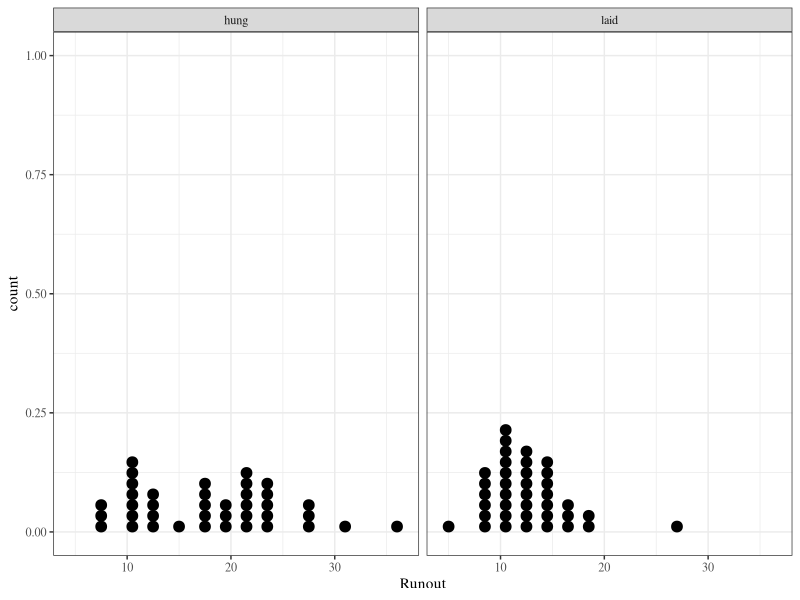
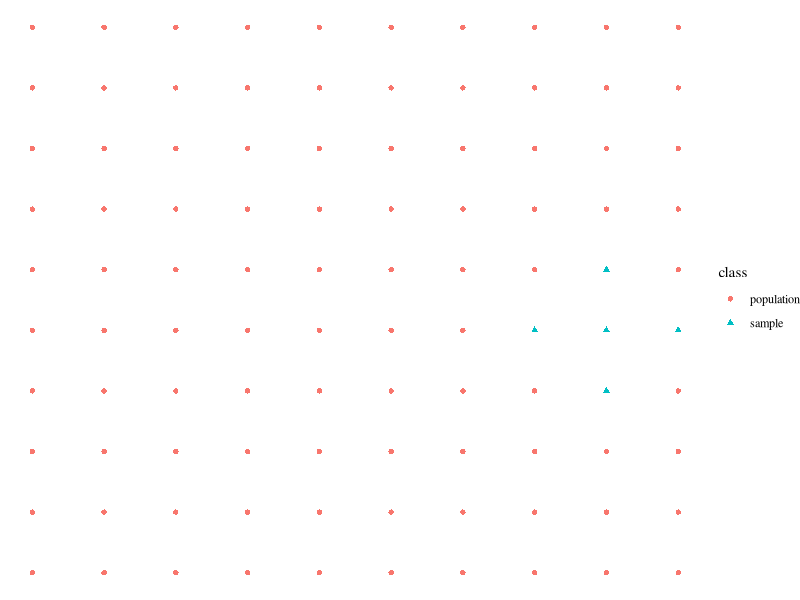
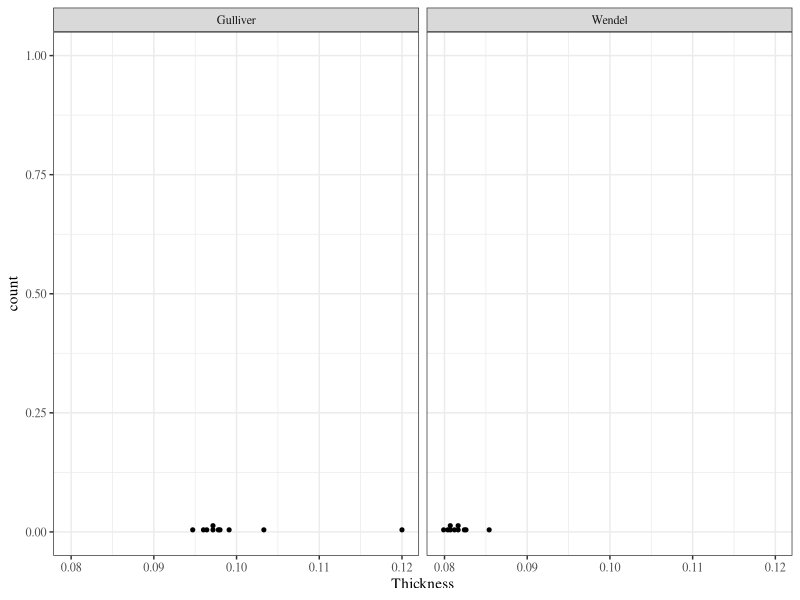

The R source for these figures, in order:
## ---- chunk 1
library(knitr)
library(tidyverse)
library(xtable)
library(ggplot2)

knitr::opts_chunk$set(echo=FALSE, message=FALSE, warning=FALSE, fig.height = 2)
theme_set(theme_bw(base_family = "serif"))
## ---- chunk 2
gears <- read_csv("../../data/gears.csv")
## ---- chunk 3
gears %>%
  group_by(Arrangement) %>%
  summarise(Values = paste(Runout, collapse = ", ")) %>%
  spread(Arrangement, Values) %>%
  xtable(align = c("c", "p{1in}", "p{1in}"), caption = "Thrust face runouts (.0001 in.)") %>%
  print(include.rownames = FALSE)
## ---- chunk 4
gears %>%
  ggplot() +
  geom_dotplot(aes(Runout)) +
  facet_wrap(~Arrangement)
## ---- chunk 5
pop <- expand.grid(x=1:10, y=1:10)
pop$class <- "population"
pop$class[c(48:50, 39, 59)] <- "sample"

ggplot(pop) + geom_point(aes(x, y, shape = class, colour = class)) + theme_void(base_family = "serif")

## ---- chunk 6
gears %>%
  group_by(Arrangement) %>%
  summarise(Values = paste(Runout, collapse = ", ")) %>%
  spread(Arrangement, Values) %>%
  xtable(align = c("c", "p{1in}", "p{1in}"), caption = "Thrust face runouts (.0001 in.)") %>%
  print(include.rownames = FALSE)
## ---- chunk 7
gears %>%
  group_by(Arrangement) %>%
  sample_n(3) %>%
  mutate(Runout=as.character(Runout)) %>%
  bind_rows(data.frame(Arrangement="...", Runout="...")) %>%
  xtable(caption = "Thrust face runouts (.0001 in.) rearranged.") %>%
  print(include.rownames = FALSE)
## ---- chunk 8
paper <- read.csv("../../data/paper.csv")
## ---- chunk 9
paper %>%
  group_by(Measurer) %>%
  summarise(Values = paste(Thickness, collapse = ", ")) %>%
  spread(Measurer, Values) %>%
  xtable(align = c("c", "p{1in}", "p{1in}"), caption = "Thickness of book paper in mm.") %>%
  print(include.rownames = FALSE)
## ---- chunk 10
paper %>%
  ggplot() +
  geom_dotplot(aes(Thickness), binwidth = .0001, dotsize = 5) +
  facet_wrap(~Measurer)
